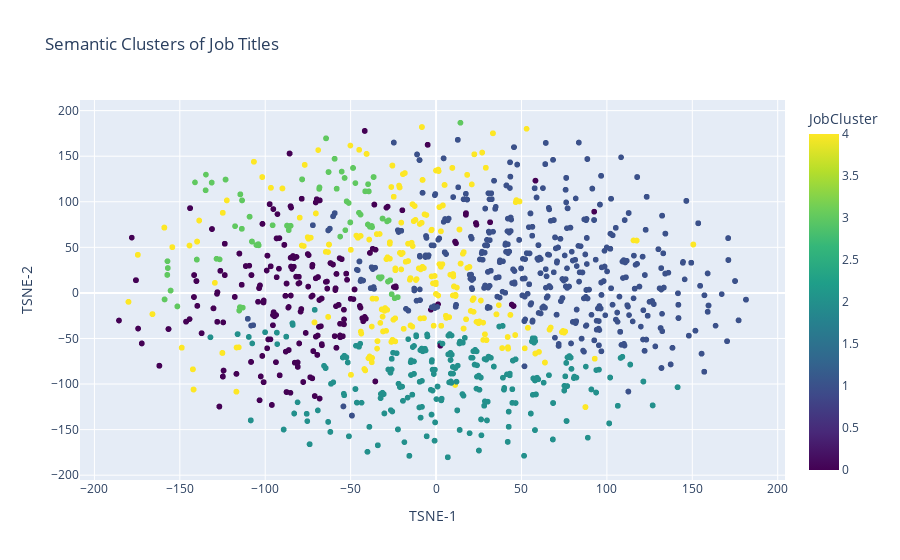

The code cell stored with this chart in its notebook:
### Code cell
# Plot (interactive)
fig = px.scatter(
    applicant_df,
    x='TSNE-1',
    y='TSNE-2',
    color='JobCluster',
    hover_data=['JobTitle', 'JobCluster'],
    title='Semantic Clusters of Job Titles',
    color_continuous_scale='Viridis'
)

fig.show()

### Figure 1 — Plotly figure (JSON) as saved in the notebook; plotly's stock layout.template omitted (floating-point values rounded to 4 significant figures; data arrays with more than 128 entries replaced by an {"elided": "..."} marker saying what was removed)
{"data": [{"customdata": {"elided": "3000x2 mixed values"}, "hovertemplate": "TSNE-1=%{x}<br>TSNE-2=%{y}<br>JobTitle=%{customdata[0]}<br>JobCluster=%{marker.color}<extra></extra>", "legendgroup": "", "marker": {"color": {"elided": "3000 int values"}, "coloraxis": "coloraxis", "symbol": "circle"}, "mode": "markers", "name": "", "showlegend": false, "type": "scattergl", "x": {"elided": "3000 float values"}, "xaxis": "x", "y": {"elided": "3000 float values"}, "yaxis": "y"}], "layout": {"coloraxis": {"colorbar": {"title": {"text": "JobCluster"}}, "colorscale": [[0, "#440154"], [0.1111, "#482878"], [0.2222, "#3e4989"], [0.3333, "#31688e"], [0.4444, "#26828e"], [0.5556, "#1f9e89"], [0.6667, "#35b779"], [0.7778, "#6ece58"], [0.8889, "#b5de2b"], [1, "#fde725"]]}, "legend": {"tracegroupgap": 0}, "title": {"text": "Semantic Clusters of Job Titles"}, "xaxis": {"anchor": "y", "domain": [0, 1], "title": {"text": "TSNE-1"}}, "yaxis": {"anchor": "x", "domain": [0, 1], "title": {"text": "TSNE-2"}}}}
